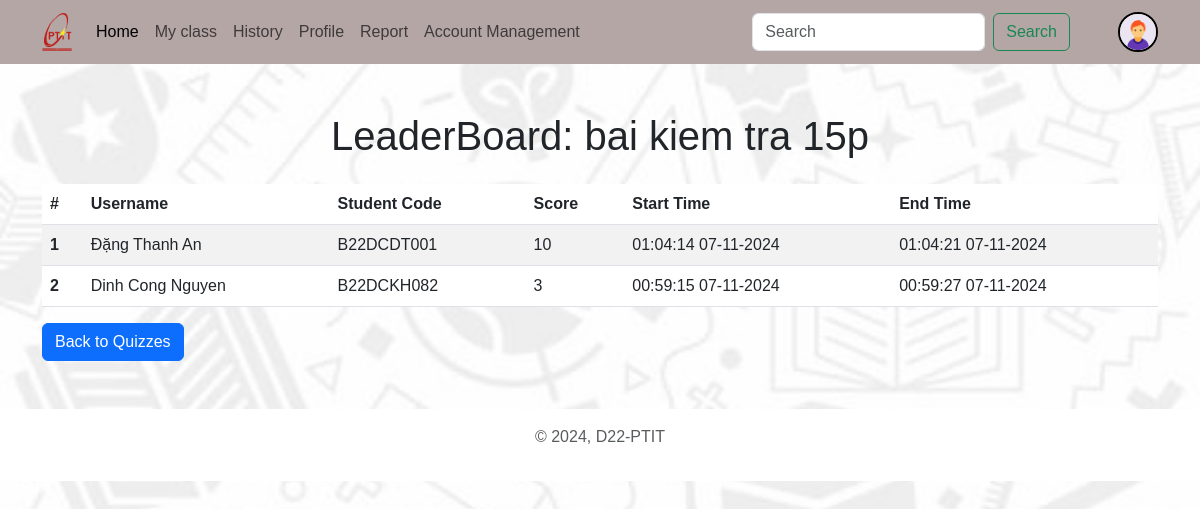
The app's page /myclass/quiz_leaderboard/4 (signed in) with its own data.
### account/models.py (models this page shows, shortened)
class Profile(models.Model):
    user = models.OneToOneField(User, on_delete=models.CASCADE, null=True, verbose_name='User Object') #verbose_name
    user_class = models.TextField(blank=True, null=True)
    email=models.EmailField(blank=True, null=True,max_length=254,unique=True)
    profile_img = models.ImageField(upload_to='profile_images', default='profile_images/user.jpg', blank=True, null=True, verbose_name='Profile Pic')
    studen_id = models.CharField(max_length=15, blank=True, null=True)
    GENDER = (
        ('Male', 'Male'),
        ('Female', 'Female'),
        ('Other', 'Other'),
    )
    gender = models.CharField(max_length=6, choices=GENDER, blank=True, null=True)

### quiz/models.py (models this page shows, shortened)
class Quiz(models.Model):
    id = models.AutoField(primary_key=True)
    title = models.CharField(max_length=255)
    description = models.TextField()
    class_id = models.ForeignKey(MyClass, on_delete=models.CASCADE, null=True, blank=True)
    category = models.ForeignKey(Category, on_delete=models.CASCADE,null=True, blank=True)
    quiz_file = models.FileField(upload_to='quiz/' , null=True, blank=True)
    created_at = models.DateTimeField(auto_now_add=True)
    updated_at = models.DateTimeField(auto_now=True)
    duration = models.IntegerField(default=45)
    total_questions = models.IntegerField()
    instructor = models.ForeignKey(User, on_delete=models.CASCADE,null=True, blank=True)
    active = models.BooleanField(default=False)
    class Meta:
        verbose_name_plural = 'Quizzes'

class QuizResult(models.Model):
    id = models.AutoField(primary_key=True)
    user_id = models.ForeignKey(User, on_delete=models.CASCADE)
    quiz_id = models.ForeignKey(Quiz, on_delete=models.CASCADE)
    score = models.IntegerField()
    correct_answers = models.IntegerField()
    incorrect_answers = models.IntegerField()
    start_time = models.DateTimeField(default=timezone.now)
    end_time = models.DateTimeField(default=timezone.now)
    def __str__(self):
        return f"{self.user_id.username} - {self.quiz_id.title}- {self.score}"

### quiz/views.py (the view)
# urls.py: path('quiz_leaderboard/<int:quiz_id>', quiz_views.quiz_leaderboard_view, name='quiz_leaderboard'),
@login_required(login_url='login')
@user_passes_test(is_admin)
def quiz_leaderboard_view(request, quiz_id):
    quiz = get_object_or_404(Quiz, id=quiz_id)
    subquery = QuizResult.objects.filter(
    user_id=OuterRef('user_id'),
    quiz_id=OuterRef('quiz_id')
    ).order_by('-score').values('score')[:1]
    results = QuizResult.objects.filter(score = Subquery(subquery), quiz_id = quiz_id).order_by('-score')
    print(results)
    return render(request,
                  'quiz_leaderboard.html',
                  { 'quiz': quiz,
                    'results': results})

### quiz/views.py (called while the page is built)
def is_admin(user):
    return user.is_superuser

### templates/quiz_leaderboard.html (shortened to what this page needs)
<!DOCTYPE html>
<html lang="en">
<head>
    <link href="https://cdn.jsdelivr.net/npm/bootstrap@5.3.0-alpha3/dist/css/bootstrap.min.css" rel="stylesheet"
>
    <link rel="stylesheet" href="/static/css/style.css">
</head>
<body>
    {% include "Components/navbar_loged_in.html" %}
    <div class="container my-5">
        <h1 class="text-center">LeaderBoard: {{ quiz.title }}</h1>
        <table class="table table-striped mt-4">
            <thead>
                <tr>
                    <th scope="col">#</th>
                    <th scope="col">Username</th>
                    <th scope="col">Student Code</th>
                    <th scope="col">Score</th>
                    <th scope="col">Start Time</th>
                    <th scope="col">End Time</th>
                </tr>
            </thead>
            <tbody>
                {% for result in results %}
                <tr>
                    <th scope="row">{{ forloop.counter }}</th>
                    <td>{{ result.user_id.first_name }} {{ result.user_id.last_name }}</td>
                    <td>{{ result.user_id.profile.studen_id }}</td>
                    <td>{{ result.score }}</td>
                    <td>{{ result.start_time|date:"H:i:s d-m-Y" }}</td>
                    <td>{{ result.end_time|date:"H:i:s d-m-Y" }}</td>
                </tr>
                {% endfor %}
            </tbody>
        </table>
        <a href="{% url 'my_classes' %}" class="btn btn-primary">Back to Quizzes</a>
    </div>
    {% include "Components/footer.html" %}
</body>
</html>

### templates/Components/navbar_loged_in.html (shortened to what this page needs)
    <nav class="navbar navbar-expand-lg bg-body-tertiary d-none d-lg-block">
        <div class="container">
            <a class="navbar-brand" href="">
                <img src="/static/images/logo_ptit.png" alt="" style="width: 30px;">
                </a>
            <div class="collapse navbar-collapse" id="navbarSupportedContent">
                <ul class="navbar-nav me-auto mb-2 mb-lg-0">
                    <li class="nav-item">
                        <a class="nav-link active" aria-current="page" href="{% url 'welcome' %}">Home</a>
                    </li>
						<a class="nav-link" href="{% url 'my_classes' %}">My class</a>
					<li class="nav-item">
						<a class="nav-link" href="{% url 'not_support' %}">History</a>
					</li>
					<li class="nav-item">
                        <a class="nav-link" href="{% url 'profile' request.user.username %}">Profile</a>
                    </li>
						<a class="nav-link" href="{% url 'not_support' %}">Report</a>
                    {% if request.user.is_staff or request.user.is_superuser %}
                    <a class="nav-link" href="{% url "account_management" %}">Account Management</a>
                    {% endif %}
                </ul>
                <form class="d-flex" role="search">
                    <input class="form-control me-2" type="search" placeholder="Search" aria-label="Search">
                    <button class="btn btn-outline-success" type="submit">Search</button>
                </form>
                {% if request.user.is_authenticated %}
                    <a href="{% url 'profile' request.user.username %}" class="ms-5">
                    <img src="{{request.user.profile.profile_img.url}}" class="rounded-circle" width="40" height="40" alt="profile_img" style="border: 2px solid #000;">
                    </a>
                {% endif %}
            </div>
        </div>
    </nav>

### static/css/style.css (style rules this page uses)
* { font-family: 'Arial', 'Tahoma', 'Verdana', 'Roboto', 'Open Sans', sans-serif; }
body { background-image: url("../images/Bg1.jpg"); background-size: cover; background-repeat: no-repeat; background-attachment: fixed; background-position: center; }
.navbar { background-color: #b5a6a6 !important; }

### records on screen
Quiz: title "bai kiem tra 15p"
QuizResult: user_id.first_name "Đặng Thanh", user_id.last_name "An", user_id.profile.studen_id "B22DCDT001", score "10", start_time "01:04:14 07-11-2024", end_time "01:04:21 07-11-2024"
QuizResult: user_id.first_name "Dinh Cong", user_id.last_name "Nguyen", user_id.profile.studen_id "B22DCKH082", score "3", start_time "00:59:15 07-11-2024", end_time "00:59:27 07-11-2024"
